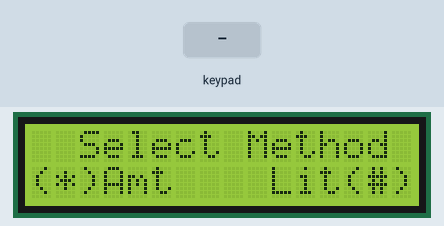
Simulated run of this sketch. Board: Arduino Uno, built with avr-gcc and run on an emulated ATmega328P. On the bench: 16×2 character LCD. The inputs (shaded band) are chosen by the test bench. What the sketch prints to the serial monitor is not drawn.

Above: at 1.3 s.
1.4 s: key '*' pressed
At 2.6 s:
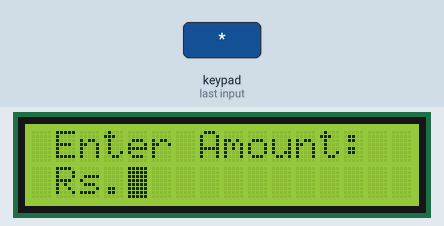
2.9 s: keypad keys 8 9 7 6 # pressed 0.4 s apart
At 5.0 s:
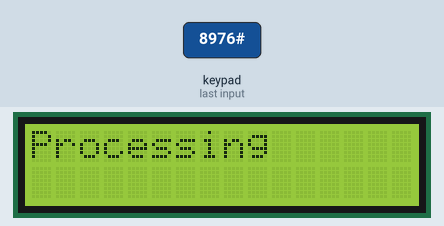
Timing chart, 0 to 6.5 s (numbered marks = the images above; inputs shaded):
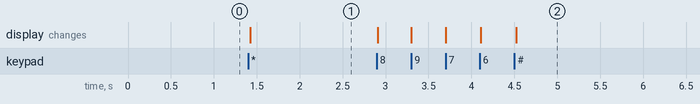

The sketch:

AFPS.ino
```cpp
//Hello, This is the code to use a 4x4 keypad matrix with and Arduino and show the result on an LCD screen
//You should wire you keypad from 8to1 (keypad pins) to 9to2 Arduino digital pins
//SurtrTech

#include <SPI.h>
#include <MFRC522.h>
#include<Keypad.h> //The keypad and LCD i2c libraries
#include<Wire.h>
#include<LCD.h>
#include<LiquidCrystal_I2C.h>

#define RST_PIN         A3
#define SS_PIN          10
#define I2C_ADDR 0x27
#define BACKLIGHT_PIN 3
#define En_pin 2
#define Rw_pin 1
#define Rs_pin 0
#define D4_pin 4
#define D5_pin 5
#define D6_pin 6
#define D7_pin 7


byte read_card[4];
MFRC522::MIFARE_Key key ;
byte card_in[16] ;
byte read_val[18];
int card_out=0 ;
int val;
int balance ;
int lcd_out ;
int state ;
byte status;
int k=0 ;
char lcd_in[10];


MFRC522 card(SS_PIN, RST_PIN);


LiquidCrystal_I2C lcd(I2C_ADDR,En_pin,Rw_pin,Rs_pin,D4_pin,D5_pin,D6_pin,D7_pin);

const byte numRows= 4;
const byte numCols= 4;

char keymap[numRows][numCols]=
{
{'1', '2', '3'},
{'4', '5', '6'},
{'7', '8', '9'},
{'*', '0', '#'}
};


byte rowPins[numRows] = {8,9,7,6};
byte colPins[numCols]= {5,4,3,2};

//initializes an instance of the Keypad class

Keypad myKeypad= Keypad(makeKeymap(keymap), rowPins, colPins, numRows, numCols);

void card_write()
{
   status = card.PCD_Authenticate(MFRC522::PICC_CMD_MF_AUTH_KEY_A, 3, &key, &(card.uid));
    if(status!=MFRC522::STATUS_OK)
    {
      Serial.print("auth :");
      Serial.println(card.GetStatusCodeName(status));
    return;
    }
    status=card.MIFARE_Write(2, card_in, 16);
    if(status!=MFRC522::STATUS_OK)
    {
     Serial.println("write :");
     Serial.println(card.GetStatusCodeName(status));
     return ;

    }
    Serial.println("writing done");
}

void card_read()
{
  card_out=0;
  status = card.PCD_Authenticate(MFRC522::PICC_CMD_MF_AUTH_KEY_A, 3, &key, &(card.uid));
    if(status!=MFRC522::STATUS_OK)
    {
      Serial.print("auth :");
      Serial.println(card.GetStatusCodeName(status));
    return;
    }
    byte size=18;
    status=card.MIFARE_Read(2, read_val, &size);
    if(status!=MFRC522::STATUS_OK)
    {
     Serial.println("read :");
     Serial.println(card.GetStatusCodeName(status));

     return ;

    }
     for(int i = 0 ; i<16;i++)
    {
      card_out += read_val[i];
    }
    Serial.println("reading done");
}

void convert (int val )
{
    for(int i=0 ;val>=0;i++)
  {
    if(val<255)
      card_in[i] = val ;
    else
      card_in[i] = 255 ;
      val -= 255;
  }
}

void wlcm()
{
  state = 0 ;
  lcd.clear();
  lcd.setCursor(2,0);
  lcd.print("Select Method");
  lcd.setCursor(0,1);
  lcd.print("(*)Amt");
  lcd.setCursor(10, 1);
  lcd.print("Lit(#)");
 }

 void amt()
 {
    state = 1;
    lcd.clear();
    lcd.setCursor(1, 0);
    lcd.print("Enter Amount:");
    lcd.setCursor(1, 1);
    lcd.print("Rs.");
    lcd.blink();
    delay(1000);

 }

 void lit()
 {
    state = 3;
    lcd.clear();
    lcd.setCursor(1, 0);
    lcd.print("Enter Litre:");
    lcd.setCursor(12, 1);
    lcd.print("L");
    lcd.setCursor(1,1);
    lcd.blink();
    delay(1000);
 }

 int final(char y[10],int j)
 {
  lcd_out=0;
  Serial.print("y ; ");
  for(int h= 0;h<=j;h++)
  Serial.print(y[h]);
  lcd.clear();
  lcd.noBlink();
  lcd.print("Processing");
  lcd.blink();
  lcd_out = atoi(y);
  if(state==3)
  lcd_out = 100*atoi(y);
  Serial.println(lcd_out);

 }


void setup()
{
     Serial.begin(9600);
     lcd.begin (16,2);
     lcd.setBacklightPin(BACKLIGHT_PIN,POSITIVE);
     lcd.setBacklight(HIGH);
     lcd.home();
     wlcm();
     SPI.begin();
    card.PCD_Init();
    Serial.println("init done , card lao");
    for (byte i = 0; i < 6; i++)
    {
      key.keyByte[i] = 0xFF;
    }

}

void loop()
{
  if(state==0)
  {
    char inp = myKeypad.getKey();
    if(inp!=NO_KEY)
    {
      if(inp=='*')
        amt();
      if(inp=='#')
        lit();
    Serial.println(inp);
    }
  }

  if(state==1||state==3)
  {
    char inp = myKeypad.getKey();
    if(inp!=NO_KEY)
    {
      if(inp=='#')
      {
        Serial.print("lcd_in ; ");
        for(int h=0; h<k;h++)
        Serial.print(lcd_in[h]);
        Serial.println(k);
        final(lcd_in,k-1);
        lcd.noBlink();
        state=2;
        goto l;
      }
      Serial.println(inp);
      lcd.write(inp);
      lcd_in[k] = inp;
      k++;
    }
  }

  l:
  if(state==2)
  {
    card.PCD_Init();
    if(!card.PICC_IsNewCardPresent())
  {return;}
  if(!card.PICC_ReadCardSerial())
  return;
  card_read();
  balance = card_out ;
  if(balance<lcd_out)
  {
    lcd.clear();
    lcd.print("Insuff. Bal.");
    delay(5000);
    wlcm();
    goto p;
  }
  convert(balance-lcd_out) ;
  Serial.print("balance = ");Serial.println(balance);
  Serial.print("lcd_out = ");Serial.println(lcd_out);
  for(int p = 0 ; p<16;p++)
  {
    Serial.print(card_in[p]);Serial.print(" ");
  }
  card_write();
  lcd.clear();
  lcd.print("Done !");
  delay(5000);
  wlcm();
  p: card.PICC_HaltA();
      k=0;
    for(int h= 0 ; h<10 ; h++)
    {
      lcd_in[h] = '0';
    }
  }
 }
```

Measured:
- after the input at 1.4 s, the display: changes at once (image 1)
- after the input at 2.9 s, the display: first changes at once (image 2 shows a later state)
